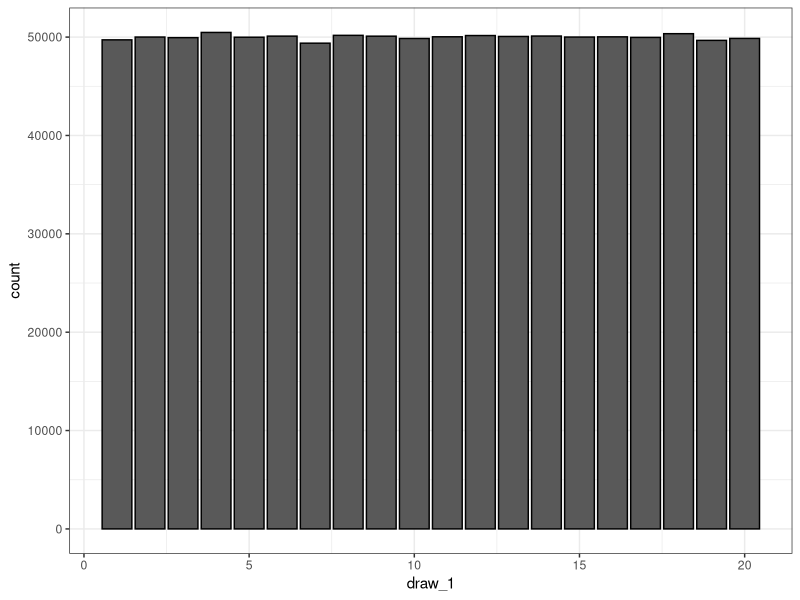
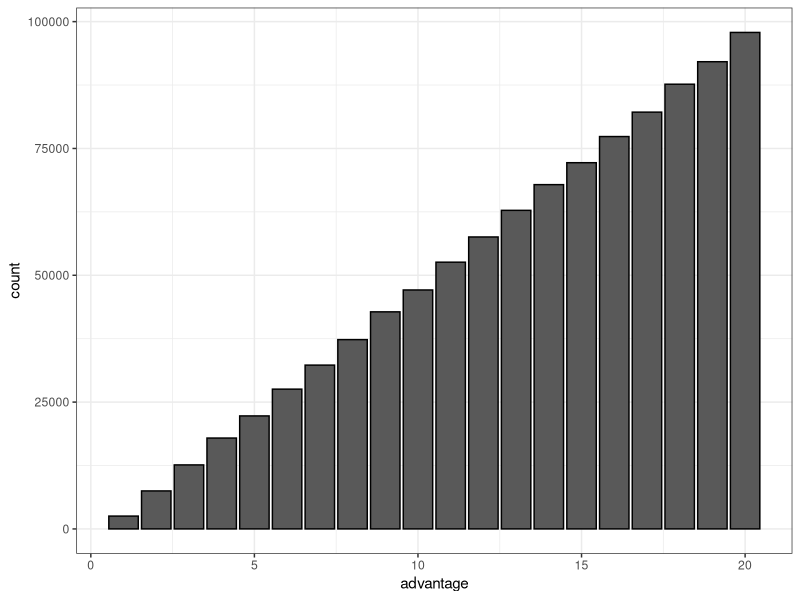
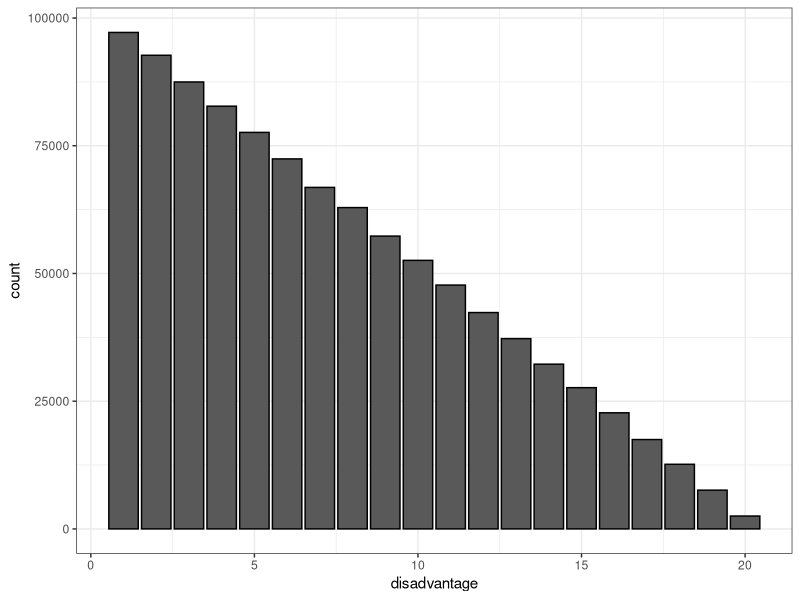

Generate these figures, in order, with R:
## ---- chunk 1
suppressPackageStartupMessages(library(ggplot2))
## ---- chunk 2
mean(1:20)
## ---- chunk 3
set.seed(2022)
## ---- chunk 4
n <- 1e6
draws <- matrix(0, nrow = n, ncol = 4)
colnames(draws) <- c("draw_1", "draw_2", "advantage", "disadvantage")
draws[, c("draw_1", "draw_2")] <- replicate(
  n = n, 
  sample(1:20, size = 2, replace = TRUE)
)
## ---- chunk 5
draws[, "advantage"] <- apply(draws[, 1:2], 1, max)
draws[, "disadvantage"] <- apply(draws[, 1:2], 1, min)
## ---- chunk 6
ggplot(data.frame(draws), aes(x = draw_1)) + 
  geom_bar(col = "black") + 
  theme_bw()
## ---- chunk 7
ggplot(data.frame(draws), aes(x = advantage)) + 
  geom_bar(col = "black") + 
  theme_bw()
## ---- chunk 8
df <- data.frame(table(draws[, "advantage"]) / n)
colnames(df) <- c("x", "p_x")
df$x <- as.numeric(df$x)  # `table` produces a factor for this value
lm(p_x ~ x, data = df)
## ---- chunk 9
ggplot(data.frame(draws), aes(x = disadvantage)) + 
  geom_bar(col = "black") + 
  theme_bw()
## ---- chunk 10
df <- data.frame(table(draws[, "disadvantage"]) / n)
colnames(df) <- c("x", "p_x")
df$x <- as.numeric(df$x)
lm(p_x ~ x, data = df)
## ---- chunk 11
results <- data.frame(
  type = c("Standard", "Advantage", "Disadvantage"),
  mean = c(mean(draws[, "draw_1"]), mean(draws[, "advantage"]), mean(draws[, "disadvantage"])),
  sd = c(sd(draws[, "draw_1"]), sd(draws[, "advantage"]), sd(draws[, "disadvantage"]))
)

results
## ---- chunk 12
t.test(draws[, "advantage"], draws[, "draw_1"])
## ---- chunk 13
t.test(draws[, "draw_1"], draws[, "disadvantage"])
